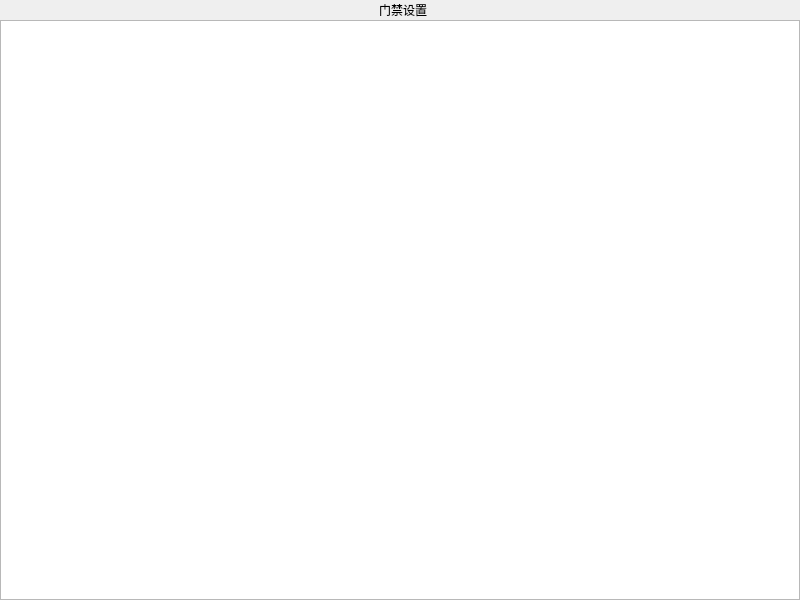
<?xml version="1.0" encoding="UTF-8"?>
<ui version="4.0">
 <class>ui_access_setting</class>
 <widget class="QMainWindow" name="ui_access_setting">
  <property name="geometry">
   <rect>
    <x>0</x>
    <y>0</y>
    <width>800</width>
    <height>600</height>
   </rect>
  </property>
  <property name="windowTitle">
   <string>MainWindow</string>
  </property>
  <widget class="QWidget" name="centralwidget">
   <layout class="QVBoxLayout" name="verticalLayout" stretch="0,0">
    <property name="spacing">
     <number>0</number>
    </property>
    <property name="leftMargin">
     <number>0</number>
    </property>
    <property name="topMargin">
     <number>0</number>
    </property>
    <property name="rightMargin">
     <number>0</number>
    </property>
    <property name="bottomMargin">
     <number>0</number>
    </property>
    <item>
     <widget class="QWidget" name="access_title_widget" native="true">
      <property name="styleSheet">
       <string notr="true"/>
      </property>
      <layout class="QHBoxLayout" name="horizontalLayout" stretch="1,1,2,2">
       <property name="spacing">
        <number>6</number>
       </property>
       <property name="leftMargin">
        <number>0</number>
       </property>
       <property name="topMargin">
        <number>0</number>
       </property>
       <property name="rightMargin">
        <number>0</number>
       </property>
       <property name="bottomMargin">
        <number>0</number>
       </property>
       <item alignment="Qt::AlignLeft|Qt::AlignVCenter">
        <widget class="clicked_Label" name="access_back_btn" native="true">
         <property name="text" stdset="0">
          <string/>
         </property>
        </widget>
       </item>
       <item>
        <spacer name="horizontalSpacer">
         <property name="orientation">
          <enum>Qt::Horizontal</enum>
         </property>
         <property name="sizeHint" stdset="0">
          <size>
           <width>37</width>
           <height>20</height>
          </size>
         </property>
        </spacer>
       </item>
       <item>
        <widget class="QLabel" name="access_title_label">
         <property name="styleSheet">
          <string notr="true"/>
         </property>
         <property name="text">
          <string>门禁设置</string>
         </property>
         <property name="alignment">
          <set>Qt::AlignCenter</set>
         </property>
        </widget>
       </item>
       <item>
        <spacer name="horizontalSpacer_2">
         <property name="orientation">
          <enum>Qt::Horizontal</enum>
         </property>
         <property name="sizeHint" stdset="0">
          <size>
           <width>78</width>
           <height>20</height>
          </size>
         </property>
        </spacer>
       </item>
      </layout>
     </widget>
    </item>
    <item>
     <widget class="QListView" name="access_listView"/>
    </item>
   </layout>
  </widget>
 </widget>
 <customwidgets>
  <customwidget>
   <class>clicked_Label</class>
   <extends>QWidget</extends>
   <header location="global">clicked_label.hpp</header>
  </customwidget>
 </customwidgets>
 <resources/>
 <connections/>
</ui>
